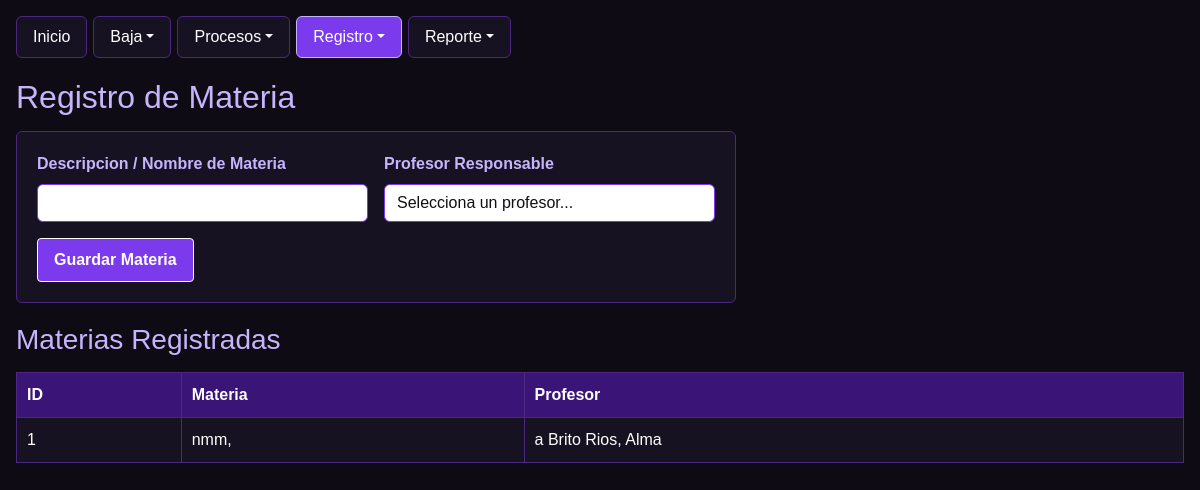
Before: /Escuela/registro/reg_materias.php with the older database file.
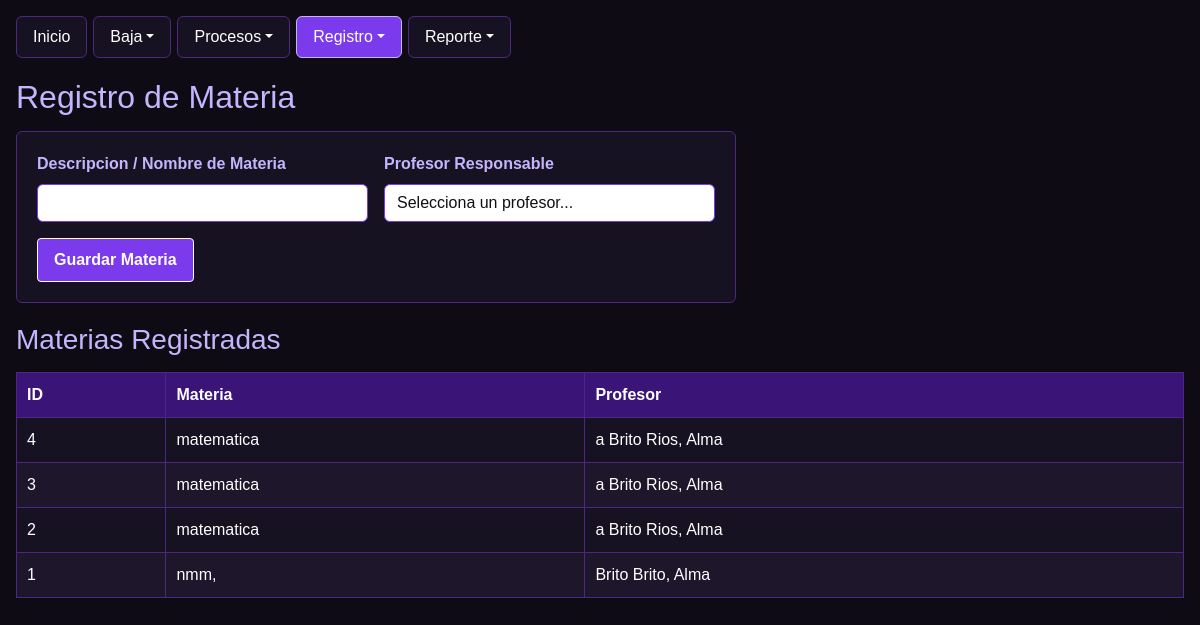
After: the same page with the newer database file.
### tables this page shows
CREATE TABLE `materias` (
  `id_mat` int(11) NOT NULL,
  `descripcion` varchar(100) NOT NULL,
  `id_prof` int(11) NOT NULL,
  `estatus` int(11) DEFAULT 1
);

### Escuela/registro/reg_materias.php (the view, shortened to what this page needs)
<?php
require_once __DIR__ . '/../conexion.php';
$conexion->exec("CREATE TABLE IF NOT EXISTS profesores (
    id_prof INT AUTO_INCREMENT PRIMARY KEY,
    nom_prof VARCHAR(100) NOT NULL,
    apaterno_prof VARCHAR(100) NOT NULL,
    amaterno_prof VARCHAR(100) NOT NULL
)");
$conexion->exec("CREATE TABLE IF NOT EXISTS materias (
    id_mat INT AUTO_INCREMENT PRIMARY KEY,
    descripcion VARCHAR(150) NOT NULL,
    id_prof INT NOT NULL,
    FOREIGN KEY (id_prof) REFERENCES profesores(id_prof)
)");
$materias = $conexion->query("
    SELECT m.*, CONCAT(p.apaterno_prof, ' ', p.amaterno_prof, ', ', p.nom_prof) AS profesor
    FROM materias m
    LEFT JOIN profesores p ON m.id_prof = p.id_prof
    ORDER BY m.id_mat DESC
")->fetchAll(PDO::FETCH_ASSOC);
?>
<!DOCTYPE html>
<html lang="es">
<head>
    <link href="https://cdn.jsdelivr.net/npm/bootstrap@5.3.8/dist/css/bootstrap.min.css" rel="stylesheet" />
</head>
<body class="p-3 m-0 border-0">
    <ul class="nav nav-pills">
        <li class="nav-item"><a class="nav-link" href="/proyecto-AABR/Escuela/index.php">Inicio</a></li>
        <li class="nav-item dropdown">
            <a class="nav-link dropdown-toggle" data-bs-toggle="dropdown" href="#" role="button">Baja</a>
        </li>
        <li class="nav-item dropdown">
            <a class="nav-link dropdown-toggle" data-bs-toggle="dropdown" href="#" role="button">Procesos</a>
        </li>
        <li class="nav-item dropdown">
            <a class="nav-link dropdown-toggle active" data-bs-toggle="dropdown" href="#" role="button">Registro</a>
        </li>
        <li class="nav-item dropdown">
            <a class="nav-link dropdown-toggle" data-bs-toggle="dropdown" href="#" role="button">Reporte</a>
        </li>
    </ul>
    <h2>Registro de Materia</h2>
    <div class="card-form">
        <form method="post" action="/proyecto-AABR/Escuela/registro/reg_materias.php" class="row g-3">
            <div class="col-md-6">
                <label class="form-label" for="descripcion">Descripcion / Nombre de Materia</label>
                <input type="text" name="descripcion" id="descripcion" class="form-control" required>
            </div>
            <div class="col-md-6">
                <label class="form-label" for="id_prof">Profesor Responsable</label>
                <select name="id_prof" id="id_prof" class="form-select" required>
                    <option value="">Selecciona un profesor...</option>
                </select>
            </div>
            <div class="col-12">
                <button type="submit" class="btn-morado">Guardar Materia</button>
            </div>
        </form>
    </div>
    <h3>Materias Registradas</h3>
    <table>
        <thead>
            <tr>
                <th>ID</th>
                <th>Materia</th>
                <th>Profesor</th>
            </tr>
        </thead>
        <tbody>
            <?php if (count($materias) > 0): ?>
                <?php foreach ($materias as $m): ?>
                    <tr>
                        <td><?= (int)$m["id_mat"] ?></td>
                        <td><?= htmlspecialchars((string)$m["descripcion"], ENT_QUOTES, "UTF-8") ?></td>
                        <td><?= htmlspecialchars((string)($m["profesor"] ?? "-"), ENT_QUOTES, "UTF-8") ?></td>
                    </tr>
                <?php endforeach; ?>
            <?php else: ?>
                <tr>
                    <td colspan="3">No hay materias registradas.</td>
                </tr>
            <?php endif; ?>
        </tbody>
    </table>
</body>
</html>

Changed rows visible on the page:
added materias: id_mat "4", descripcion "matematica", profesor "a Brito Rios, Alma"
added materias: id_mat "3", descripcion "matematica", profesor "a Brito Rios, Alma"
added materias: id_mat "2", descripcion "matematica", profesor "a Brito Rios, Alma"
changed materias "nmm,": profesor "a Brito Rios, Alma" → "Brito Brito, Alma"
